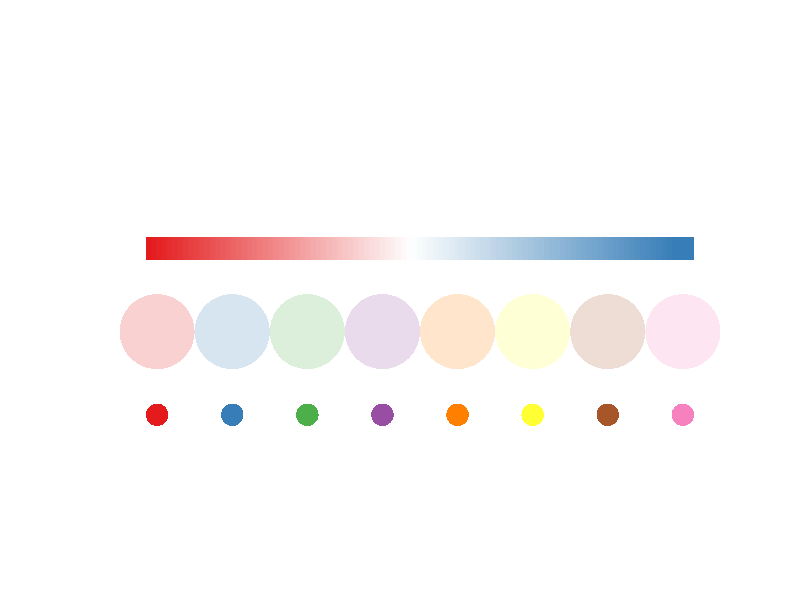
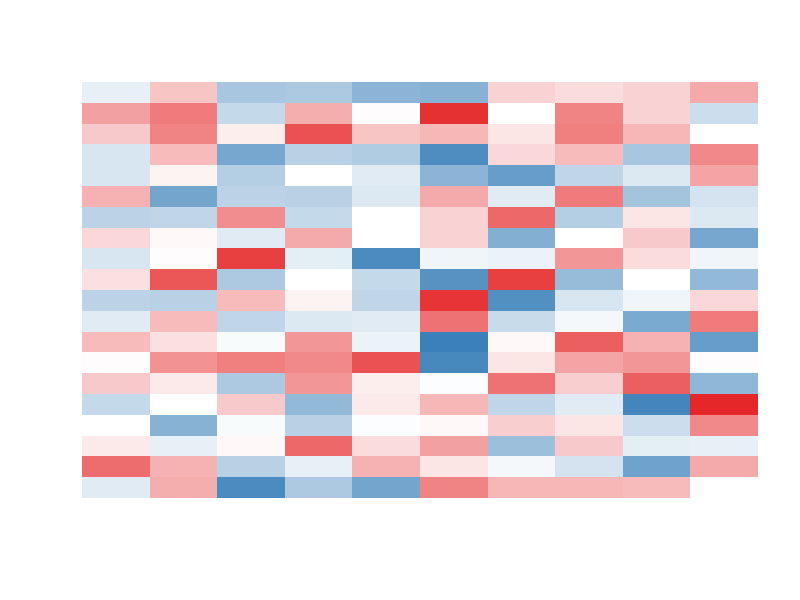
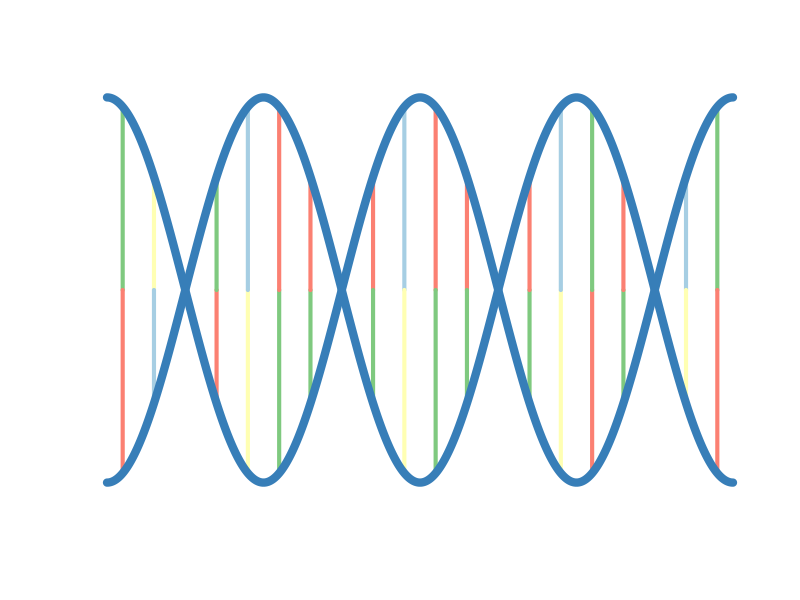
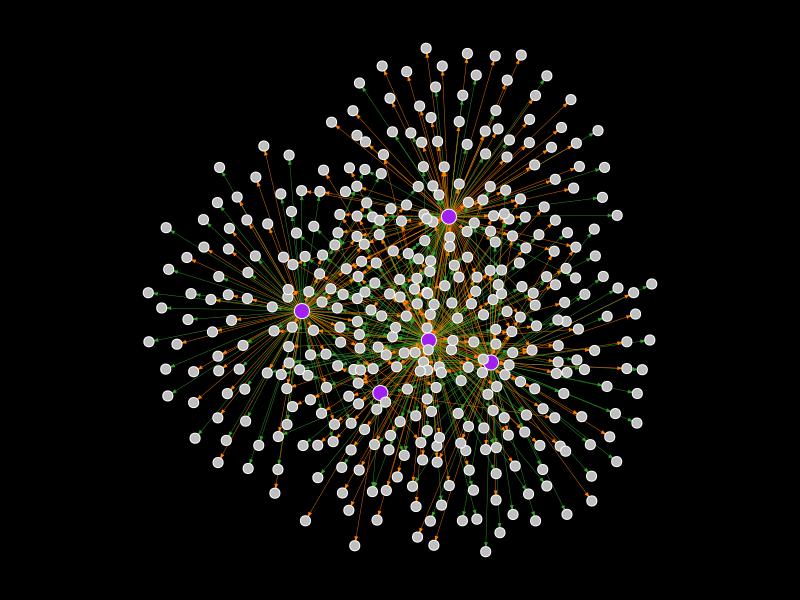
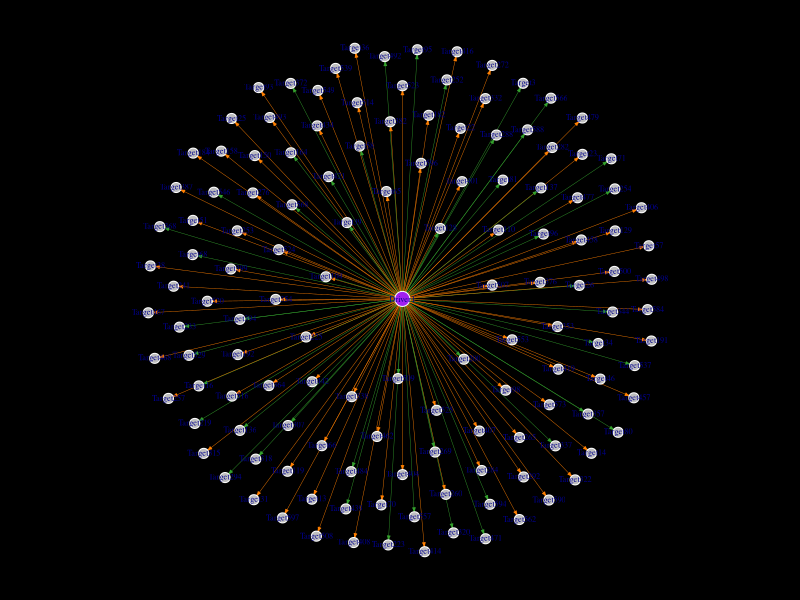
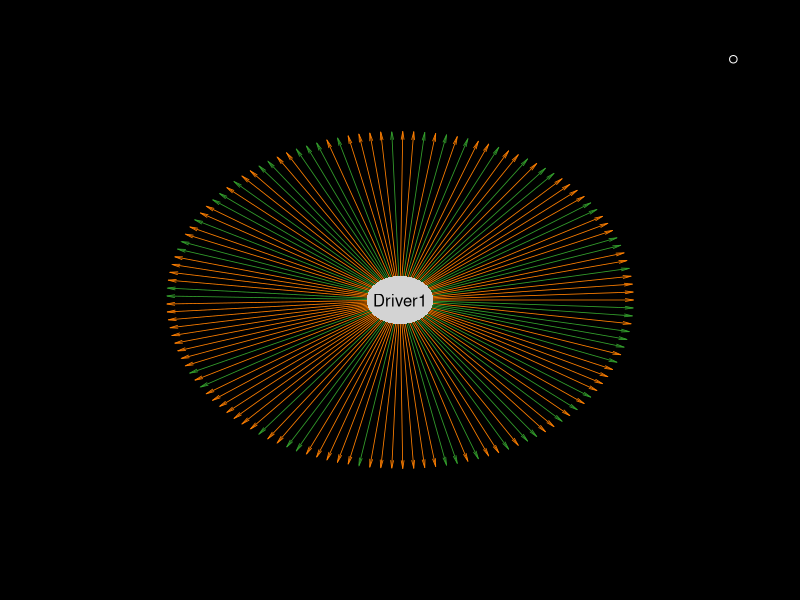
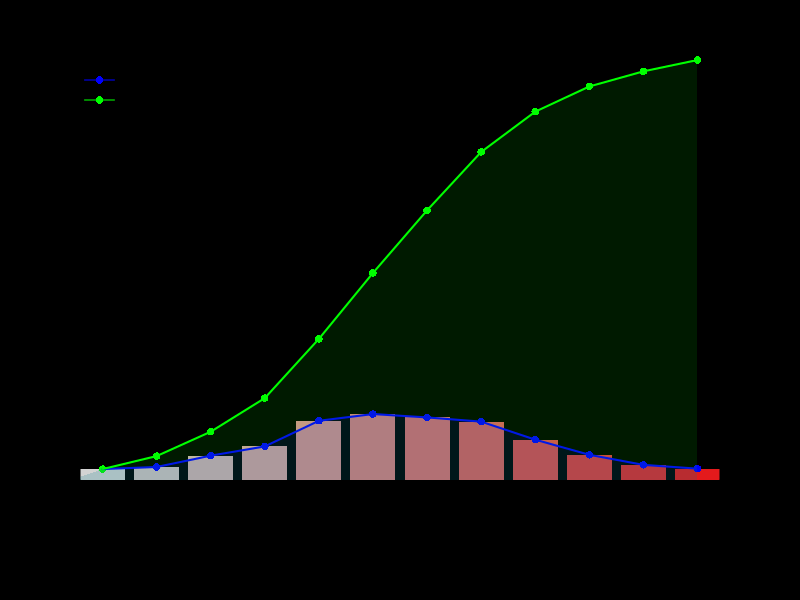
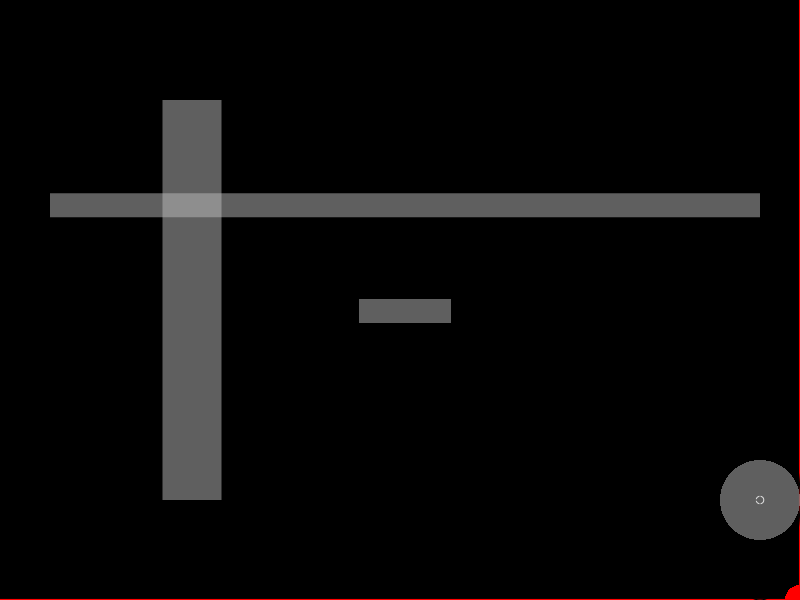

R code for these plots, in order: (Note: this script raises an error after producing the figures.)
## ---- chunk 1
knitr::opts_chunk$set(echo = TRUE)
## ---- chunk 2
library(RColorBrewer)
cc <- brewer.pal(8,'Set1') ## get color bar
plot(x=1:8, y=rep(1,8), pch=16, cex=3, col=cc,ylim=c(0,5),xlim=c(0,9),xlab='',ylab='',xaxt='n',yaxt='n',bty='n',xaxs='i',yaxs='i')
points(x=1:8, y=rep(2,8), pch=16, cex=10, col=grDevices::adjustcolor(cc,alpha=0.2),xpd=TRUE) ## color with transparent
cc1 <- colorRampPalette(c(cc[1],'white',cc[2]))(100)
points(x=seq(1,8,length.out=100), y=rep(3,100), pch=15, cex=3, col=cc1,xpd=TRUE) ## color with interpolation
## ---- chunk 3
cc <- brewer.pal(8,'Set1') ## get color bar
mat1 <- matrix(rnorm(0,1,n=200),nrow=10)
cc <- colorRampPalette(c(cc[1],'white',cc[2]))(100) ## color bar
bb <- seq(-2,2,length.out=101) ## matched value breaks, length must be one longer than the color bar
image(mat1,col=cc,breaks=bb,xaxt='n',yaxt='n',bty='n') ## this is the start to create some plots like heatmap
## ---- chunk 4
col_DNA <- brewer.pal(8,'Set1')[2]
# A-green, T-red, C-yellow, G-blue 
col_ATCG <- c(brewer.pal(8,'Accent')[1],brewer.pal(11,'Set3')[4],brewer.pal(11,'Set3')[2],brewer.pal(11,'Paired')[1])
## ---- chunk 5
DNA_length <- 4 ## the code only applies when DNA_length%%2==0, if DNA_length%%2==1, need to modify
x <- seq(-DNA_length*pi/2,DNA_length*pi/2,length.out=1000) ##
y1 <- cos(x) ## backbone up
y2 <- cos(x+pi) ## backbone down
# get the position of nucleotides
xx <- seq(DNA_length*pi/2,-DNA_length*pi/2,length.out = DNA_length*5+1); 
xx <- xx+(xx[2]-xx[1])/2 
# remove the first and the lines in the boundary region
xx <- setdiff(xx,c(xx[c(1:DNA_length)*5-2],min(xx)))
## ---- chunk 6
plot(y1~x,pch=16,type='l',xlab='',ylab='',xaxt='n',yaxt='n',main='',bty='n',col='white')
for(i in 1:length(xx)){
    ybottom <- cos(xx[i]) # ybottom position
    ytop    <- cos(xx[i]+pi) # yup position
    rr <- sample(1:4,1) ## ATCG, random select one pair
    if(rr==1){
      segments(y0=ybottom,y1=0,x0=xx[i],x1=xx[i],col=col_ATCG[1],lwd=4) ## A-T
      segments(y0=0,y1=ytop,x0=xx[i],x1=xx[i],col=col_ATCG[2],lwd=4)
    }
    if(rr==2){
      segments(y0=ybottom,y1=0,x0=xx[i],x1=xx[i],col=col_ATCG[2],lwd=4) ## T-A
      segments(y0=0,y1=ytop,x0=xx[i],x1=xx[i],col=col_ATCG[1],lwd=4)
    }
    if(rr==3){
      segments(y0=ybottom,y1=0,x0=xx[i],x1=xx[i],col=col_ATCG[3],lwd=4) ## C-G
      segments(y0=0,y1=ytop,x0=xx[i],x1=xx[i],col=col_ATCG[4],lwd=4)
    }
    if(rr==4){
      segments(y0=ybottom,y1=0,x0=xx[i],x1=xx[i],col=col_ATCG[4],lwd=4) ## G-C
      segments(y0=0,y1=ytop,x0=xx[i],x1=xx[i],col=col_ATCG[3],lwd=4)
    }
  }
lines(y1~x,pch=16,lwd=8,col=col_DNA)
lines(y2~x,pch=16,lwd=8,col=col_DNA)
## ---- chunk 7
source_list <- paste0('Driver',1:5)
target_list <- paste0('Target',1:600)
random_net  <- do.call(rbind,lapply(source_list,function(x){
  r1 <- 0.03*sample(1:10,1) ##target Vs. not target
  w1 <- sample(c(0,1),length(target_list),prob=c(1-r1,r1),replace=TRUE)
  x1 <- cbind(x,target_list[which(w1==1)])
  r1 <- 0.5 ##negative target Vs. positive target
  t1 <- sample(c(-1,1),nrow(x1),prob=c(1-r1,r1),replace=TRUE)
  x2 <- cbind(x1,t1)
}))
random_net <- as.data.frame(random_net,stringsAsFactors=FALSE)
names(random_net) <- c('Driver','Target','sign')
## ---- chunk 8
# color code
library(RColorBrewer)
pos_col <- brewer.pal(12,'Paired')[8];
neg_col <- brewer.pal(12,'Paired')[4];
#
library(igraph)
gr <- graph.data.frame(random_net)
par(bg = 'black');par(mar=c(1,1,1,1))

## try the following layout
layout_pos <- layout_nicely(gr) #
layout_pos <- layout_with_dh(gr) #
layout_pos <- layout_with_graphopt(gr) #
layout_pos <- layout_with_kk(gr) #
layout_pos <- layout_with_lgl(gr) #
## the following layout seems not fitable for this network
#layout_pos <- layout_as_star(gr)
#layout_pos <- layout_as_tree(gr)
#layout_pos <- layout_in_circle(gr)
#layout_pos <- layout_on_grid(gr)
#layout_pos <- layout_on_sphere(gr)
#layout_pos <- layout_with_fr(gr)
#layout_pos <- layout_with_gem(gr)
#layout_pos <- layout_with_mds(gr)
plot(gr,
     edge.arrow.mode=2,
     edge.arrow.size=0.2,
     edge.width=0.4,
     edge.color=ifelse(E(gr)$sign==1,pos_col,neg_col),
     vertex.label='',
     vertex.frame.color="white",
     vertex.size=ifelse(V(gr)$name %in% source_list,6,4),
     vertex.color=ifelse(V(gr)$name %in% source_list,'purple','grey'),
     layout=layout_pos)
## ---- chunk 9
gr <- subgraph(gr,v=ego(gr,nodes='Driver1')[[1]])
layout_pos <- layout_nicely(gr)
plot(gr,
     edge.arrow.mode=2,
     edge.arrow.size=0.2,
     edge.width=0.4,
     edge.color=ifelse(E(gr)$sign==1,pos_col,neg_col),
     vertex.label=V(gr)$name,vertex.label.cex=0.5,
     vertex.frame.color="white",
     vertex.size=ifelse(V(gr)$name %in% source_list,6,4),
     vertex.color=ifelse(V(gr)$name %in% source_list,'purple','grey'),
     layout=layout_pos)
## ---- chunk 10
t2xy <- function(tt,radius=1) {
  t2p <- pi*2 * tt
  list(x = radius * cos(t2p), y = radius * sin(t2p))
}
library(plotrix) ## for draw.ellipse()
# get the network from graph object
net1 <- igraph::as_data_frame(gr,what='edges')
target_list <- sort(unique(net1$to))
target_sign <- net1$sign; 
names(target_sign) <- net1$to;
target_sign <- target_sign[target_list]
tt <- seq(0,1,length.out = length(target_list)+1)[-1] ## 0,1 will be the same point, so the length should add 1 and remove the first one
net1_pos <- t2xy(tt,radius=0.7)
## ---- chunk 11
# plot an empty figure
par(mar=c(2,2,2,2))
plot(1,xlim=c(-1,1),ylim=c(-1,1),bty='n',col='white',xlab="",ylab="",xaxt='n',yaxt='n')
# add edges
graphics::arrows(x0=0,y0=0,x1=net1_pos$x,y1=net1_pos$y,col=ifelse(target_sign==1,pos_col,neg_col),lwd=0.8,angle=10,length=0.08,xpd=TRUE);
# add nodes
for(i in 1:length(target_list)){
  text(net1_pos$x[i],net1_pos$y[i],target_list[i],cex=0.3+10/length(target_list),
     srt=180*atan(net1_pos$y[i]/net1_pos$x[i])/pi,adj=ifelse(net1_pos$x[i]>0,0,1),
     xpd=TRUE)
}
draw.ellipse(0,0,a=0.1,b=0.1,col='light grey',border=NA)
text(0,0,'Driver1',adj=0.5,xpd=TRUE,cex=1)
## ---- chunk 12
i <- 1
use_srt <- 180*atan(net1_pos$y[i]/net1_pos$x[i])/pi
## ---- chunk 13
par(mar=c(6,4,3,4))
# par(XXX=XXX) is used to set the parameters in par()
x <- rnorm(mean=0,sd=0.5,n=1000) ## random generate a numeric vector
n_bar <- 11
x1 <- cut(x,breaks=c(-Inf,seq(-1,1,length.out=n_bar),Inf))
x2 <- table(x1)/length(x1)
cc <- brewer.pal(8,'Set1')
cc <- colorRampPalette(c('light grey',cc[1]))(length(x2)) ## color bar
a <- barplot(x2,bty='n',xlab="",ylab="",xaxt='n',yaxt='n',xaxs='i',yaxs='i',border=NA,col=cc,ylim=c(0,1))
# barplot will return the position for each bar
# xlim, ylim
# bty
# xlab, ylab
# xaxt, yaxt
# xaxs, yaxs; default is "r", and will extend 4% at each end. try setting and print par()$usr
# border
pp <- par()$usr
# all values in par() could be extracted and used ! par()$usr is the position for the left, right ,bottom and top of the figure
text(a,pp[3],levels(x1),xpd=TRUE,adj=1,cex=0.8,srt=90)
# srt
# xpd
# adj
axis(side=2,at=seq(0,1,length.out = 11),labels=seq(0,1,length.out = 11)*length(x1),las=2)
axis(side=4,at=seq(0,1,length.out = 11),labels=paste0(seq(0,100,length.out = 11),'%'),las=2)
mtext(side=2,line=3,'Frequency',xpd=TRUE,font=2)
mtext(side=4,line=3,'Percentage',xpd=TRUE,font=2)
# side
# las
# font
x3 <- cumsum(x2)
points(x=a,y=x2,pch=16,xpd=TRUE,cex=1,col='blue')
points(x=a,y=x3,pch=16,xpd=TRUE,cex=1,col='green')
# pch
# xpd
# cex
lines(x2~a,lwd=2,lty=1,col='blue')
lines(x3~a,lwd=2,lty=1,col='green')
# lwd
# lty
# col
legend('topleft',col=c('blue','green'),lty=1,legend=c('PDF','CDF'),bty='n',border=NA,pch=16)
# border, lty
polygon(x=c(a,max(a),0),y=c(x3,0,0),col=grDevices::adjustcolor('green',alpha=0.1),border=NA)
polygon(x=c(a,max(a),0),y=c(x2,0,0),col=grDevices::adjustcolor('blue',alpha=0.1),border=NA)
# for polygon, just need to get the position for the margin lines
## finally have a look at the parameters in par(), this object saves the current settings, which is very useful for position calculation.
print(str(par()))
## ---- chunk 14
par.pos2inch <- function(){
  user.range <- par("usr")[c(2,4)] - par("usr")[c(1,3)]
  region.pin <- par("pin")
  return(region.pin/user.range)
}
par.inch2pos <- function(){return(1/par.pos2inch())}
par.char2inch <- function(){return(par()$cin)} ## letter W
par.lineHeight2inch <- function(){
  lheight <- par()$lheight
  y1 <- par.char2inch()[2]*lheight ## line height in inches
  y1
}
par.char2pos <- function(){par()$cxy}
## set margin to inches
bottom_margin <- 1; right_margin <- 0.4
top_margin <- 1; left_margin <- 0.5;
par(mai=c(bottom_margin,left_margin,top_margin,right_margin)) ## bottom 1 inch margin, right 0.5 inch margin
# right_margin*par.inch2pos()[1] is the x-axis position for the margin
# bottom_margin*par.inch2pos()[2] is the y-axis position for the margin

# plot
plot(1,xlim=c(0,1),ylim=c(1,20),xaxs='i',yaxs='i',xlab='',ylab='',cex=1,xpd=TRUE,col='white') ## create an empty plot
# get to know the relation between xy position and inch
points(x=1+right_margin*par.inch2pos()[1],y=1-bottom_margin*par.inch2pos()[2],pch=16,cex=4,xpd=TRUE,col='red') ## margin point, set xpd=TRUE otherwise will not displayed
abline(v=1+right_margin*par.inch2pos()[1],lwd=2,col='red',xpd=TRUE) ## margin line, set xpd=TRUE otherwise will not displayed
abline(h=1-bottom_margin*par.inch2pos()[2],lwd=2,col='red',xpd=TRUE) ## margin line, set xpd=TRUE otherwise will not displayed
draw.ellipse(x=1,y=1,a=right_margin*par.inch2pos()[1],b=bottom_margin*par.inch2pos()[2],xpd=TRUE)

# get to know the relation between character width, height and position
test_char <- 'ABCD'; test_cex = 2;
char_width  <- strwidth(test_char,units='user',cex=test_cex) ## units to 'user' means the value in x axis
char_height <- strheight(test_char,units='user',cex=test_cex) ## 
text(0.5,10,test_char,cex=test_cex)
rect(xleft = 0.5-char_width/2,xright=0.5+char_width/2,ybottom=10-char_height/2,ytop=10+char_height/2,
     col=grDevices::adjustcolor('grey',alpha=0.5),border=NA) ## draw background rectangle for the text

# get to know the relation between cex, xy-position and inch
p1 <- par.char2inch()[2]*0.75 ## inch length for cex=1 with pch=16, is 75% of the character height
points(x=1,y=1,pch=16,xpd=TRUE,cex=right_margin*2*2/p1,col=grDevices::adjustcolor('grey',alpha=0.5)) ## to fullfill right_margin*2, with two sides

# get to know the relation between character width, height, lwd and inch
test_char <- 'WM'; test_cex = 2;
char_width  <- strwidth(test_char,units='user',cex=test_cex) ## units to 'user' means the value in x axis
char_height <- strheight(test_char,units='user',cex=test_cex) ## 
text(0.2,15,test_char,cex=test_cex)
abline(h=15,col=grDevices::adjustcolor('grey',alpha=0.5),lwd=char_height*par.pos2inch()[2]/(1/96)) ## 1 lwd --> 1/96 inch
abline(v=0.2,col=grDevices::adjustcolor('grey',alpha=0.5),lwd=char_width*par.pos2inch()[1]/(1/96))

# get to know the relation between strheight, strwidth, and par()$cin
print(par()$lheight) ## default is one line height, defined by par()$cin[2], 0.2 inches
strheight('W\n',units='inches')-strheight('W',units='inches') ## equals to par()$cin[2]
strheight(sprintf('%s\n',LETTERS),units='inches')-strheight(sprintf('%s',LETTERS),units='inches')## all equals to par()$cin[2]
# try to change lheight
par(lheight=2) ## if set to 2, the line height will be lheight*par()$cin[2]=0.4 
strheight('W\n',units='inches')-strheight('W',units='inches') ## equals to par()$cin[2]
strheight(sprintf('%s\n',LETTERS),units='inches')-strheight(sprintf('%s',LETTERS),units='inches')## all equals to par()$cin[2]

# but strwidth differs a lot, try:
strwidth(LETTERS,units='inches')
strwidth('AB',units='inches')-strwidth('A',units='inches') # equals to strwidth('B',units='inches')

## ---- chunk 15
cc <- brewer.pal(8,'Set1') ## get color bar
mat1 <- matrix(c(rnorm(1,0.5,n=80),rnorm(-1,0.5,n=120)),nrow=20,byrow=TRUE) ## 20 genes in 10 samples
mat2 <- matrix(c(rnorm(-1,0.5,n=150),rnorm(1,0.5,n=150)),nrow=20,byrow=TRUE) ## 20 genes in 15 samples
colnames(mat1) <- sprintf('Sample%s',1:10)
colnames(mat2) <- sprintf('Sample%s',10+1:15)
rownames(mat1) <- rownames(mat2) <- sprintf('Gene%s',1:20)
mat_all <- cbind(mat1,mat2)
cc <- colorRampPalette(c(cc[2],'white',cc[1]))(100) ## color bar
bb <- c(min(mat_all)-1,seq(-2,2,length.out=99),1+max(mat_all)) ## matched value breaks, length must be one longer than the color bar
# reorder the matrix
h1 <- hclust(dist(mat_all))
h2 <- hclust(dist(t(mat_all)))
o1 <- h1$order
o2 <- h2$order
mat_all <- mat_all[o1,o2]
## ---- chunk 16
m1 <- matrix(c(0,2,2,2,0,3,1,1,1,5,3,1,1,1,5,3,1,1,1,5,0,4,4,4,0),nrow=5,byrow=TRUE) ## tip: sometimes could design it in excel first and then read in into R
## then, draw 1,2,3,4,5 sub-figures by order. 0 could be used to represent no figure in the area
n1 <- layout(m1)
layout.show(n1)
## ---- chunk 17
layout(m1)
# 1. image plot
par(mar=c(0,0,0,0))
draw_mat <- t(mat_all)
image(draw_mat,col=cc,breaks=bb,xlab='',ylab='',xaxt='n',yaxt='n',bty='n',xaxs='i',yaxs='i')
pp <- par()$usr ## get to know the xy position of the figure
x_line_pos <- seq(pp[1],pp[2],length.out=nrow(draw_mat)+1) ## x position for vertical line
y_line_pos <- seq(pp[3],pp[4],length.out=ncol(draw_mat)+1) ## y position for each horizon line
x_mid_pos  <- x_line_pos[1:(length(x_line_pos)-1)]/2+x_line_pos[2:length(x_line_pos)]/2 ## x position for column mid position
y_mid_pos  <- y_line_pos[1:(length(y_line_pos)-1)]/2+y_line_pos[2:length(y_line_pos)]/2 ## y position for row mid position
# try to draw line to seperate groups
g1 <- cutree(h1,k=2) ## try to change k values
g2 <- cutree(h2,k=2)
w1 <- cumsum(table(g1[rownames(mat_all)])[unique(g1[rownames(mat_all)])]) ## get to know the seperation number, must be in the original order
w2 <- cumsum(table(g2[colnames(mat_all)])[unique(g2[colnames(mat_all)])])
abline(v=x_line_pos[c(1,w2+1)],xpd=TRUE) ## draw the line
abline(h=y_line_pos[c(1,w1+1)],xpd=TRUE)

# 2. dendrogram at the top
par(mar=c(0,0,0,0))
hcd <- as.dendrogram(h2)
plot(hcd,type = "rectangle", ylab = "",xlim=c(0.5,length(h2$order)+0.5),xaxs='i',yaxs='i',yaxt='n',
     ylim=c(-8,0.5+max(h2$height))) 
## X: 0.5 adjustment for start and end position; Y: real range should be c(0,max(h2$height)), leave some place to draw rectangle + sample label (if leaflab!='n')
## for the dendrogram, lots of modifications could be used, try change the type

# 3. at the left to add gene name
plot(1,col='white',xlab='',ylab='',xaxt='n',yaxt='n',bty='n',xaxs='i',yaxs='i',ylim=c(0,nrow(mat_all)),xlim=c(0,1))
text(x=0.9,y=c(1:nrow(mat_all))-0.5,rownames(mat_all),adj=1)
# add tick
segments(x0=0.95,x1=1,y0=c(1:nrow(mat_all))-0.5,y1=c(1:nrow(mat_all))-0.5,col='grey')

# 4. at the bottom to add bar to indicate sample group
cc_pair <- brewer.pal(11,'Set3')
plot(1,col='white',xlab='',ylab='',xaxt='n',yaxt='n',bty='n',xaxs='i',yaxs='i',xlim=c(0,ncol(mat_all)),ylim=c(0,1))
rect(xleft=c(0,w2[1:(length(w2)-1)]),xright=w2,ybottom=0.7,ytop=0.9,col=cc_pair[1:length(w2)],border=NA)
# add group name
text(c(0,w2[1:(length(w2)-1)])/2+w2/2,y=0.8,sprintf("Group:%s",names(w2)),adj=0.5)

# 5. at the right to add color bar for values in the image
plot(1,col='white',xlab='',ylab='',xaxt='n',yaxt='n',bty='n',xaxs='i',yaxs='i',xlim=c(0,1),ylim=c(0,1))
yy_pos <- seq(0.3,0.7,length.out=10)
ddy <- yy_pos[2]-yy_pos[1]
bb_u   <- round(seq(1,length(bb),length.out=11))
cc_u   <- cc[bb_u[2:length(bb_u)]-1]
rect(xleft=rep(0.3,11),xright=rep(0.5,11),
     ybottom=yy_pos, 
     ytop=yy_pos+ddy,
     col=cc_u,xpd=TRUE,border=NA)
text(0.65,c(yy_pos,max(yy_pos)+ddy),round(bb[bb_u],1),adj=0.5)
text(0.4,0.78,'Value',cex=1.2)
# add tick
segments(x0=0.5,x1=0.53,y0=c(yy_pos,max(yy_pos)+ddy),y1=c(yy_pos,max(yy_pos)+ddy),col='grey')

## ---- chunk 18
curve_sankey <- function (x0, x1, y0, y1,nsteps = 100){
    xx <- seq(-pi/2, pi/2, length.out = nsteps)
    yy <- y0 + (y1 - y0) * (sin(xx) + 1)/2
    xx <- seq(x0, x1, length.out = nsteps)
    list(x=xx,y=yy)
}
## ---- chunk 19
layout(1)
par(mar=c(2,2,2,2))
cc1 <- brewer.pal(11,'Set3')
plot(1,col='white',xlab='',ylab='',xaxt='n',yaxt='n',bty='n',xaxs='i',yaxs='i',xlim=c(0,1),ylim=c(0,1))
pos1 <- seq(0,1,length.out=10)
pos2 <- seq(0,1,length.out=5)
# random generate link
rand_link <- lapply(pos1,function(x)sample(1:length(pos2),sample(1:5)))
for(i in 1:length(pos1)){
  for(j in 1:length(rand_link[[i]])){
      curve_pos <- curve_sankey(x0=0.2,y0=pos1[i],x1=0.8,y1=pos2[rand_link[[i]][j]])
      lines(curve_pos,col=adjustcolor(cc1[i],alpha=0.5),lwd=5)
  }
}
points(x=rep(0.2,length.out=length(pos1)),y=pos1,pch=16,col=cc1,xpd=TRUE)
points(x=rep(0.8,length.out=length(pos2)),y=pos2,pch=16,col='black',xpd=TRUE)

## ---- chunk 20
layout(1)
par(mar=c(2,2,2,2))
cc1 <- brewer.pal(8,'Dark2')
plot(1,col='white',xlab='',ylab='',xaxt='n',yaxt='n',bty='n',xaxs='i',yaxs='i',xlim=c(0,1),ylim=c(0,1))
pos1_bottom <- c(0,0.4,0.7)
pos1_up <- c(0.3,0.6,0.9)
pos2_bottom <- c(0.2,0.6)
pos2_up <- c(0.5,0.7)
rect(xleft=0.1,xright=0.2,ybottom=pos1_bottom,ytop=pos1_up,pch=16,col=cc1,border=NA)
rect(xleft=0.8,xright=0.9,ybottom=pos2_bottom,ytop=pos2_up,pch=16,col='grey',border=NA)
for(i in 1:length(pos1_up)){
  for(j in 1:length(pos2_up)){
      curve_pos1 <- curve_sankey(x0=0.2,y0=pos1_up[i],x1=0.8,y1=pos2_up[j])
      curve_pos2 <- curve_sankey(x0=0.2,y0=pos1_bottom[i],x1=0.8,y1=pos2_bottom[j])
      polygon(x=c(curve_pos1$x,rev(curve_pos2$x)),y=c(curve_pos1$y,rev(curve_pos2$y)),col=adjustcolor(cc1[i],alpha=0.5),border=NA)
  }
}
## ---- chunk 21
curve_circos <- function (x0, x1, y0, y1,nsteps = 100){
    tt <- seq(0, 1, 1/nsteps)
    xx <- (1 - tt)^2 * x0 + tt^2 * x1
    yy <- (1 - tt)^2 * y0 + tt^2 * y1
    list(x=xx,y=yy)
}
## ---- chunk 22
layout(1)
par(mar=c(2,2,2,2))
cc1 <- brewer.pal(11,'Set3')
plot(1,col='white',xlab='',ylab='',xaxt='n',yaxt='n',bty='n',xaxs='i',yaxs='i',xlim=c(-1,1),ylim=c(-1,1))
draw.ellipse(0,0,a=0.8,b=0.8,border='grey')
pos1 <- t2xy(seq(0,0.5,length.out=11),radius = 0.8)
pos2 <- t2xy(seq(0.6,1,length.out=5),radius = 0.8)
# random generate link
rand_link <- lapply(pos1$x,function(x)sample(1:length(pos2$x),sample(1:4)))
for(i in 1:length(pos1$x)){
  for(j in 1:length(rand_link[[i]])){
      curve_pos <- curve_circos(x0=pos1$x[i],y0=pos1$y[i],x1=pos2$x[rand_link[[i]][j]],y1=pos2$y[rand_link[[i]][j]])
      lines(curve_pos,col=adjustcolor(cc1[i],alpha=0.5),lwd=5)
  }
}
points(x=pos1$x,y=pos1$y,pch=16,col=cc1,xpd=TRUE)
points(x=pos2$x,y=pos2$y,pch=16,col='black',xpd=TRUE)

## ---- chunk 23
layout(1)
par(mar=c(2,2,2,2))
cc1 <- brewer.pal(8,'Dark2')
plot(1,col='white',xlab='',ylab='',xaxt='n',yaxt='n',bty='n',xaxs='i',yaxs='i',xlim=c(-1,1),ylim=c(-1,1))
draw.ellipse(0,0,a=0.75,b=0.75,border='grey')
draw.ellipse(0,0,a=0.85,b=0.85,border='grey')
pos1_bottom <- c(0,0.2,0.4)
pos1_up <- c(0.1,0.25,0.45)
pos2_bottom <- c(0.55,0.7)
pos2_up <- c(0.6,0.75)
for(i in 1:length(pos1_bottom)){
 pos1_in <- t2xy(seq(pos1_bottom[i],pos1_up[i],length.out=100),radius = 0.75);
 pos1_out <- t2xy(seq(pos1_bottom[i],pos1_up[i],length.out=100),radius = 0.85)
 polygon(x=c(pos1_in$x,rev(pos1_out$x)),y=c(pos1_in$y,rev(pos1_out$y)),
         col=adjustcolor(cc1[i],alpha=0.5),border=NA)
}
for(i in 1:length(pos2_bottom)){
 pos2_in <- t2xy(seq(pos2_bottom[i],pos2_up[i],length.out=100),radius = 0.75);
 pos2_out <- t2xy(seq(pos2_bottom[i],pos2_up[i],length.out=100),radius = 0.85)
 polygon(x=c(pos2_in$x,rev(pos2_out$x)),y=c(pos2_in$y,rev(pos2_out$y)),
         col=adjustcolor('grey',alpha=0.5),border=NA)
}
for(i in 1:length(pos1_up)){
  for(j in 1:length(pos2_up)){
      curve_start <- t2xy(pos1_up[i],radius=0.75)
      curve_end <- t2xy(pos2_bottom[j],radius=0.75)
      curve_pos1 <- curve_circos(x0=curve_start$x,y0=curve_start$y,x1=curve_end$x,y1=curve_end$y)
      curve_start <- t2xy(pos1_bottom[i],radius=0.75)
      curve_end <- t2xy(pos2_up[j],radius=0.75)
      curve_pos2 <- curve_circos(x0=curve_start$x,y0=curve_start$y,x1=curve_end$x,y1=curve_end$y)
      pos1_in <- t2xy(seq(pos1_bottom[i],pos1_up[i],length.out=100),radius = 0.75);
      pos2_in <- t2xy(seq(pos2_bottom[j],pos2_up[j],length.out=100),radius = 0.75);
      polygon(x=c(pos1_in$x,curve_pos1$x,pos2_in$x,rev(curve_pos2$x)),
              y=c(pos1_in$y,curve_pos1$y,pos2_in$y,rev(curve_pos2$y)),
              col=adjustcolor(cc1[i],alpha=0.2),border=NA)
  }
}

